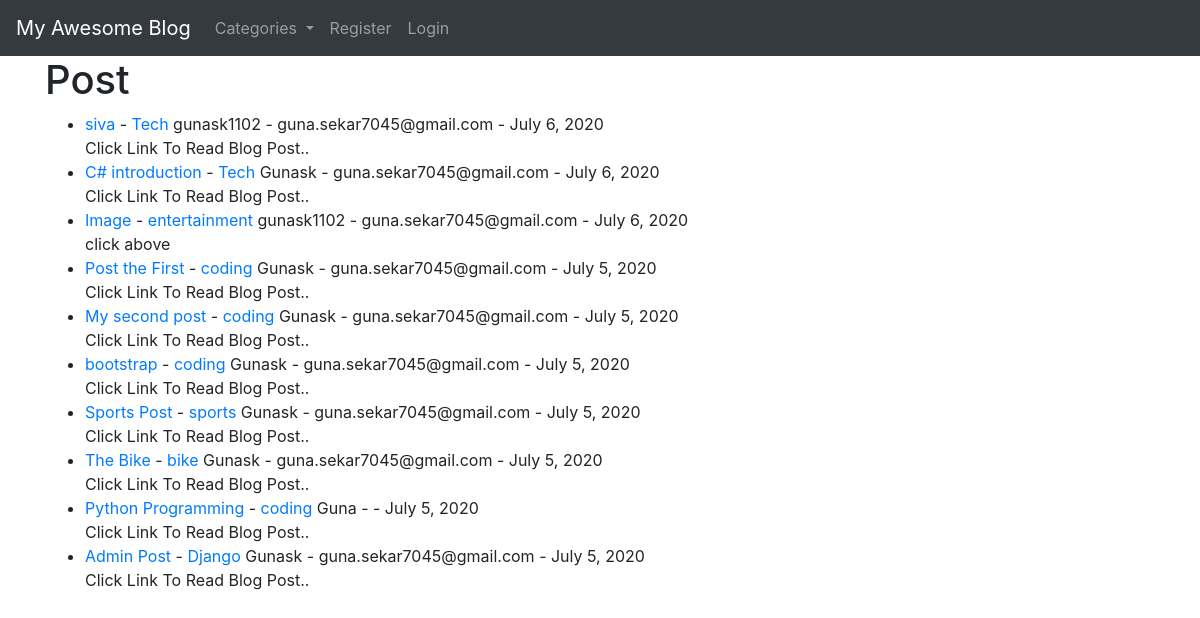
The page / on the database its author committed.
### theblog/models.py (models this page shows, shortened)
class Post(models.Model):
    title = models.CharField(max_length=255)
    header_image = models.ImageField(null=True, blank=True, upload_to="images/")
    title_tag = models.CharField(max_length=255)
    author = models.ForeignKey(User, on_delete=models.CASCADE)
    body = RichTextField(blank=True, null=True)
    post_date = models.DateField(auto_now_add=True)
    category = models.CharField(max_length=255, default='Coding')
    snippet = models.CharField(max_length=255)
    likes = models.ManyToManyField(User, related_name='blog_posts')

### theblog/views.py (the view)
# urls.py: path('', HomeView.as_view(), name='home'),
class HomeView(ListView):
    model = Post
    template_name = 'home.html'
    ordering = ['-post_date']
    def get_context_data(self, *args, **kwargs):
        cat_menu  = Category.objects.all()
        context = super(HomeView, self).get_context_data(*args, **kwargs)
        context["cat_menu"] = cat_menu
        return context

### theblog/models.py (called while the page is built)
    def __str__(self):
        return self.name

### theblog/templates/home.html (shortened to what this page needs)
{% extends 'base.html' %}
{% block content %}
<h1>Post</h1>
<ul>
{% for post in object_list %}
<li><a href="{% url 'article-detail' post.pk %}">{{post.title}}</a>
    -<a href="{% url 'category' post.category|slugify %}"> {{ post.category }}</a>
   {{post.author}}  -
    {{post.author.email}} -
     {{post.post_date}}
    <br>
    {{post.snippet}}
    </li>
    {% endfor %}
</ul>
    {% endblock %}

### theblog/templates/base.html (shortened to what this page needs)
<!doctype html>
<html lang="en">
  <head>
    <link rel="stylesheet" href="https://stackpath.bootstrapcdn.com/bootstrap/4.5.0/css/bootstrap.min.css">
  </head>
  <body>
  <nav class="navbar navbar-expand-lg navbar-dark bg-dark">
  <a class="navbar-brand" href="{% url 'home' %}">My Awesome Blog</a>
  <div class="collapse navbar-collapse" id="navbarSupportedContent">
    <ul class="navbar-nav mr-auto">
        {% if cat_menu %}
        <li class="nav-item dropdown">
        <a class="nav-link dropdown-toggle" href="#" id="navbarDropdown" role="button" data-toggle="dropdown" aria-haspopup="true" aria-expanded="false">
          Categories
        </a>
      </li>
        {% else %}
           <li class="nav-item">
        <a class="nav-link" href="{% url 'category-list' %}">Category List</a>
      </li>
        {% endif %}
  {% if user.is_authenticated %}
       <li class="nav-item">
        <a class="nav-link" href="{% url 'add_post' %}">Add Post</a>
      </li>
        <li class="nav-item">
        <a class="nav-link" href="{% url 'add_category' %}">Add Category</a>
      </li>
        <li class="nav-item">
        <a class="nav-link" href="{% url 'edit_profile' %}">Edit Profile</a>
      </li>
       <li class="nav-item">
        <a class="nav-link" href="{% url 'logout' %}">Logout</a>
      </li>
      {% else %}
       <li class="nav-item">
        <a class="nav-link" href="{% url 'register' %}">Register</a>
      </li>
       <li class="nav-item">
        <a class="nav-link" href="{% url 'login' %}">Login</a>
      </li>
      {% endif %}
    </ul>
  </div>
</nav>
  <div class="container">
    {% block content %}
    {% endblock %}
  </div>
  </body>
</html>

### rows shown on the page
Post: title "siva", category "Tech", author "gunask1102", author.email "guna.sekar7045@gmail.com", post_date "July 6, 2020", snippet "Click Link To Read Blog Post.."
Post: title "C# introduction", category "Tech", author "Gunask", author.email "guna.sekar7045@gmail.com", post_date "July 6, 2020", snippet "Click Link To Read Blog Post.."
Post: title "Image", category "entertainment", author "gunask1102", author.email "guna.sekar7045@gmail.com", post_date "July 6, 2020", snippet "click above"
Post: title "Post the First", category "coding", author "Gunask", author.email "guna.sekar7045@gmail.com", post_date "July 5, 2020", snippet "Click Link To Read Blog Post.."
Post: title "My second post", category "coding", author "Gunask", author.email "guna.sekar7045@gmail.com", post_date "July 5, 2020", snippet "Click Link To Read Blog Post.."
Post: title "bootstrap", category "coding", author "Gunask", author.email "guna.sekar7045@gmail.com", post_date "July 5, 2020", snippet "Click Link To Read Blog Post.."
Post: title "Sports Post", category "sports", author "Gunask", author.email "guna.sekar7045@gmail.com", post_date "July 5, 2020", snippet "Click Link To Read Blog Post.."
Post: title "The Bike", category "bike", author "Gunask", author.email "guna.sekar7045@gmail.com", post_date "July 5, 2020", snippet "Click Link To Read Blog Post.."
Post: title "Python Programming", category "coding", author "Guna", post_date "July 5, 2020", snippet "Click Link To Read Blog Post.."
Post: title "Admin Post", category "Django", author "Gunask", author.email "guna.sekar7045@gmail.com", post_date "July 5, 2020", snippet "Click Link To Read Blog Post.."
